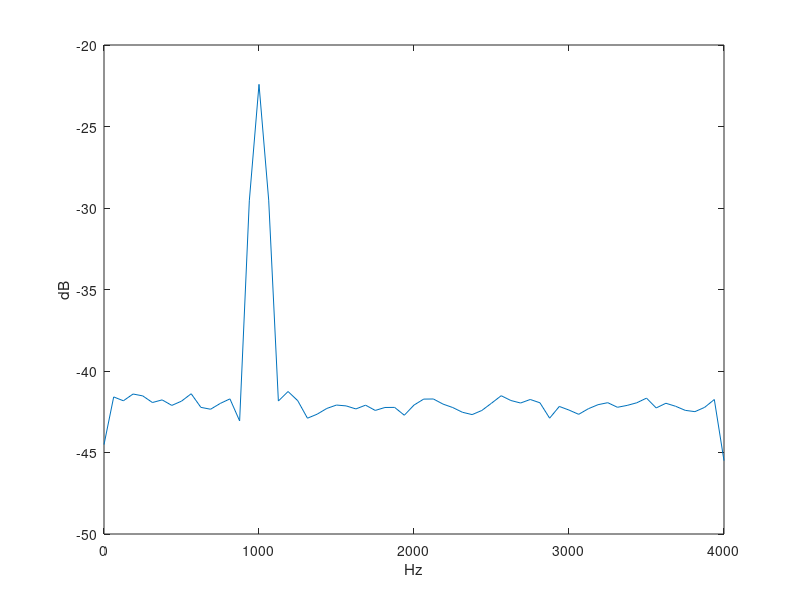

The MATLAB script that drew this image:
fs=8000;
t=0:1/fs:1;
% x=sin(2*pi*1000*t);
% x=sin(2*pi*3000*t);
x = sin(2*pi*1000*t) + 0.5*randn(size(t));
[Pxx,f]=pwelch(x,[],[],[],fs);
plot(f,10*log10(Pxx));
xlabel('Hz');ylabel('dB');
